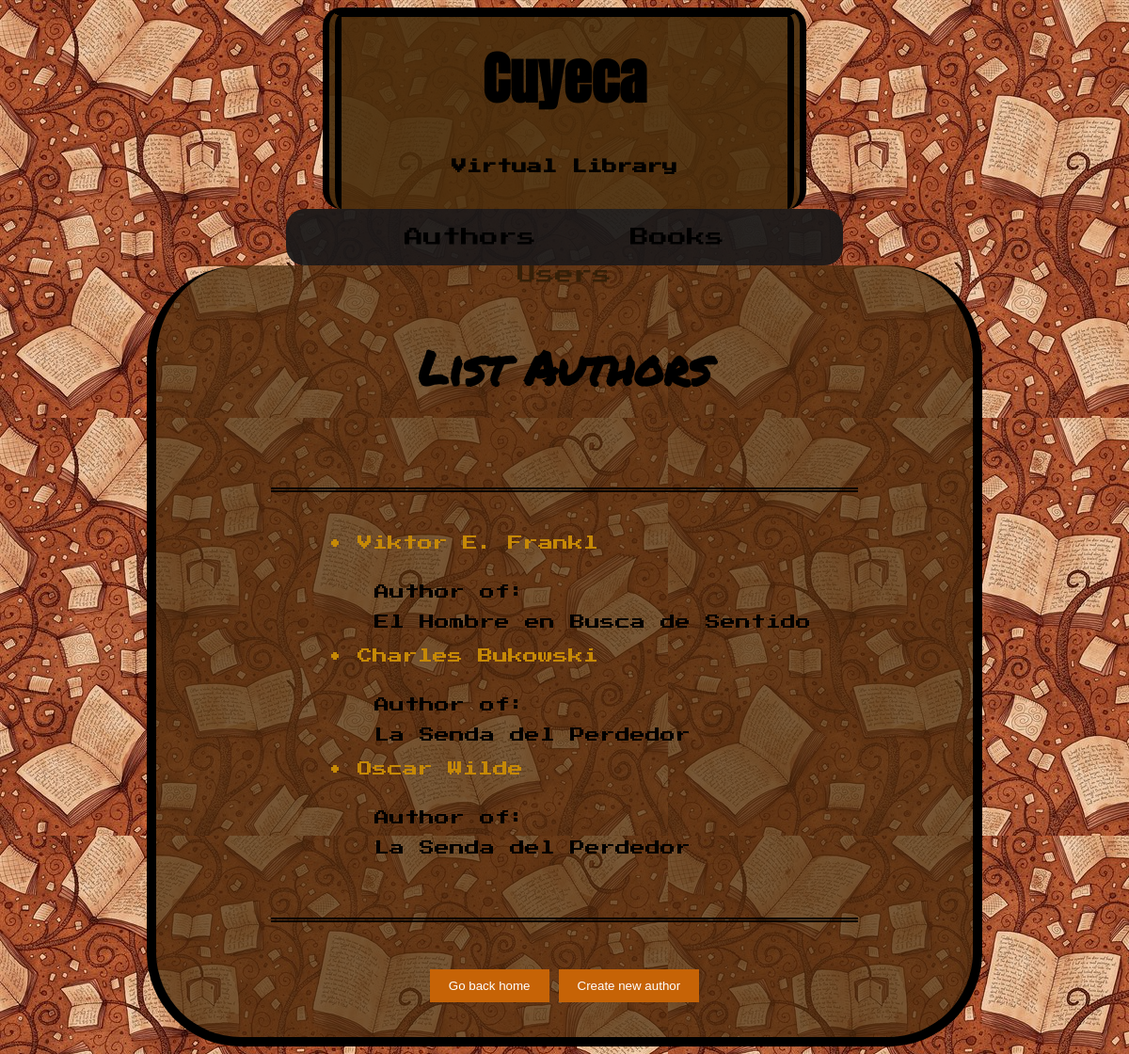
The page /library/author/ on the database its author committed.
### library/models/author.py (models this page shows, shortened)
class Author(models.Model):
    name = models.CharField(max_length=100)
    birth_date = models.DateField()
    death_date = models.DateField()
    books = models.ManyToManyField('Book', related_name='authors', blank=True)

### library/models/book.py (models this page shows, shortened)
class Book(models.Model):
    name = models.CharField(max_length=60)
    author = models.ForeignKey(Author, on_delete=models.CASCADE, blank=True, null=True)
    genre = models.CharField(max_length=100)
    release_date = models.IntegerField(default=0)
    number_pages = models.IntegerField(default=0)
    summary = models.TextField(default=0, max_length=800)

### library/views/authors.py (the view)
# urls.py: path('author/', authors.authorListView.as_view(), name='authors'),
class authorListView(generic.ListView):
    model = Author
    context_object_name = 'author_list'
    template_name = 'library/author/author_list.html'

### library/templates/library/author/author_list.html
{% block content %}{%load static%}
<link rel="stylesheet" type="text/css" href="{% static 'library/style_author.css' %}">
<div class="head">
    <h1> Cuyeca </h1>
    <h4>Virtual Library</h4>
    <br>
</div>
<nav>
    <ul>
        <li><a href="{% url 'authors'%}">Authors</a></li>
        <li><a href="{% url 'books'%}">Books</a></li>
        <li><a href="{% url 'users'%}">Users</a></li>
    </ul>
</nav>
<div class="container">
    <div class="head_cont">
        <h2>List Authors</h2>
    </div>
    <div class="list">
        <ul>
            {% for author in author_list %}
            <li>
                <a href="{% url 'author-detail' author.id %}">• {{ author.name }}</a>
                {% if author.books.exists %}
                <ul>
                    <p>Author of: </p>
                    {% for book in author.books.all %}
                    <li>{{ book.name }}</li>
                    {% endfor %}
                </ul>
                {% else %}
                <p>No hay libros asociados.</p>
                {% endif %}
            </li>
            {% empty %}
            <li>No hay autores disponibles.</li>
            {% endfor %}
        </ul>
    </div>
    <div class="botoms">
        <input type="button" value="Go back home" onclick="window.location.href='{% url 'index'  %}'" />
        <input type="button" value="Create new author" onclick="window.location.href='{% url 'create-author'  %}'" />
    </div>
</div>
{% endblock %}

### library/static/library/style_author.css (style rules this page uses)
.head { background-color: #482c0ce8; border-bottom: 0px; border-top: 10px solid; border-left: 20px double black; border-right: 20px double black; padding-top: 20px; background-size: cover; width: 40%; border-radius: 20px; }
.head h1 { font-family: 'Lilita One ', 'Anton', Arial, sans-serif, 'Permanent Marker', 'Alfa Slab One'; font-size: 60px; }
.head h1, h4 { margin-top: 0px; color: #000000; text-align: center; }
nav { height: 60px; width: 50%; font-size: 20px; background-color: #1a1919ef; background-size: cover; text-align: center; border-radius: 20px 20px 20px 20px; }
nav ul { margin: 0; margin-top: 10px; padding: 0; }
nav ul li { display: inline-block; }
nav ul li a { display: block; padding: 10px 40px; color: #000000; text-decoration: none; }
h2 { color: #000000; }
input[type="button"] { background-color: rgb(198, 99, 6); color: #fff; padding: 10px 20px; border: none; cursor: pointer; }
.container { border: solid; border-width: 10px; border-top: 0px; border-radius: 100px; display: flex; flex-direction: column; background-color: #482c0cb8; margin-top: 0px; min-height: 780px; padding: 20px; background-size: cover; width: 70%; align-items: center; }
.head_cont { text-align: center; width: 100%; margin-bottom: 0px; margin-top: 10px; }
.head_cont h2 { font-family: 'Permanent Marker', Arial, sans-serif; font-size: 50px; }
.list { padding: 0px; align-items: center; border-top: 5px double; border-bottom: 5px double black; max-width: 100%; padding: 10px; margin: 50px 0px 50px 0px; }
.list ul { margin-left: 30px; list-style: none; color: #000000; padding: 20px; }
.list a { text-decoration: none; color: rgb(198, 137, 6); }
.list p { margin-left: 0px; }
.container .botoms { gap: 10px; display: flex; flex-direction: row; }

### rows shown on the page
Author: name "Viktor E. Frankl"
Book: name "El Hombre en Busca de Sentido"
Author: name "Charles Bukowski"
Book: name "La Senda del Perdedor"
Author: name "Oscar Wilde"
